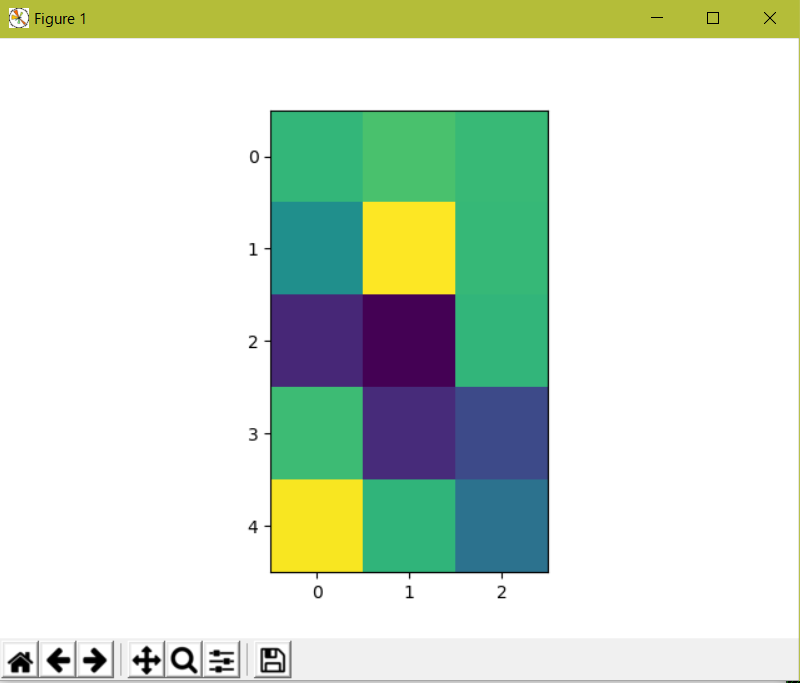

Reproduce this figure in Python.
import numpy as np
import matplotlib.pyplot as plt

# Fixing random state for reproducibility
np.random.seed(19680801)


X = 10*np.random.rand(5, 3)

fig, ax = plt.subplots()
ax.imshow(X, interpolation='nearest')

numrows, numcols = X.shape


def format_coord(x, y):
    col = int(x + 0.5)
    row = int(y + 0.5)
    if col >= 0 and col < numcols and row >= 0 and row < numrows:
        z = X[row, col]
        return 'x=%1.4f, y=%1.4f, z=%1.4f' % (x, y, z)
    else:
        return 'x=%1.4f, y=%1.4f' % (x, y)

ax.format_coord = format_coord
plt.show()
